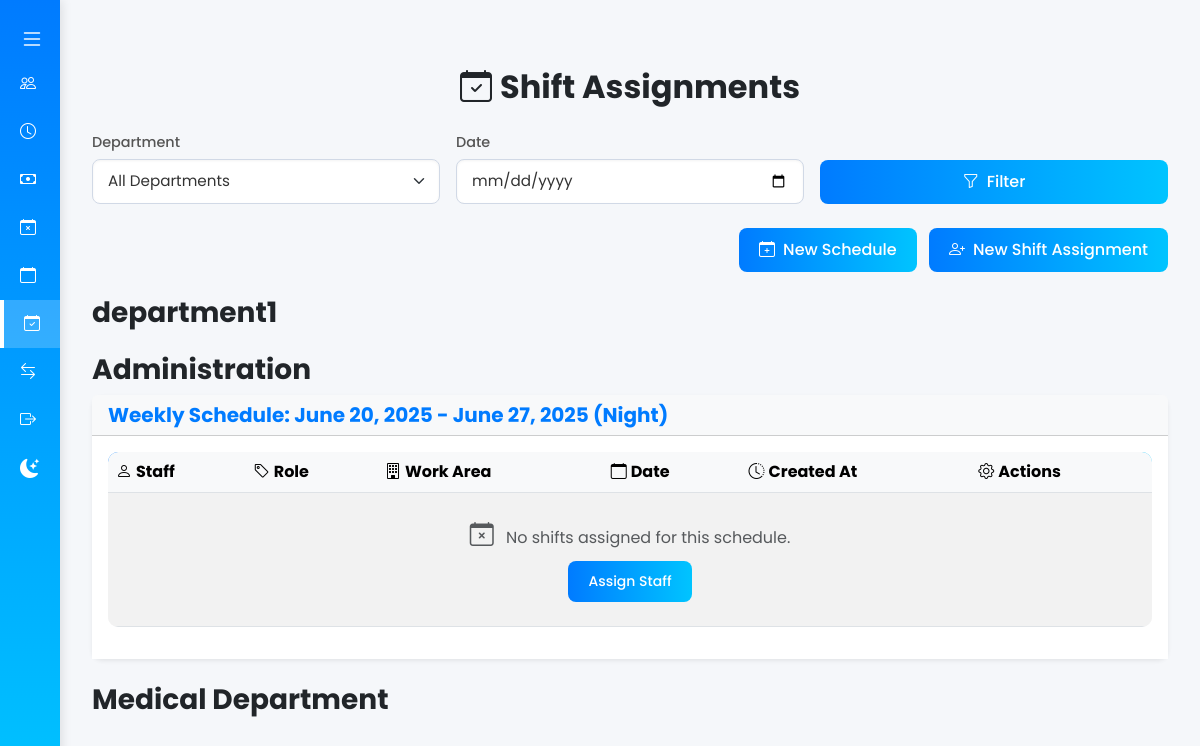
/hr/shifts/ (signed in), run on an earlier commit of the app's database.
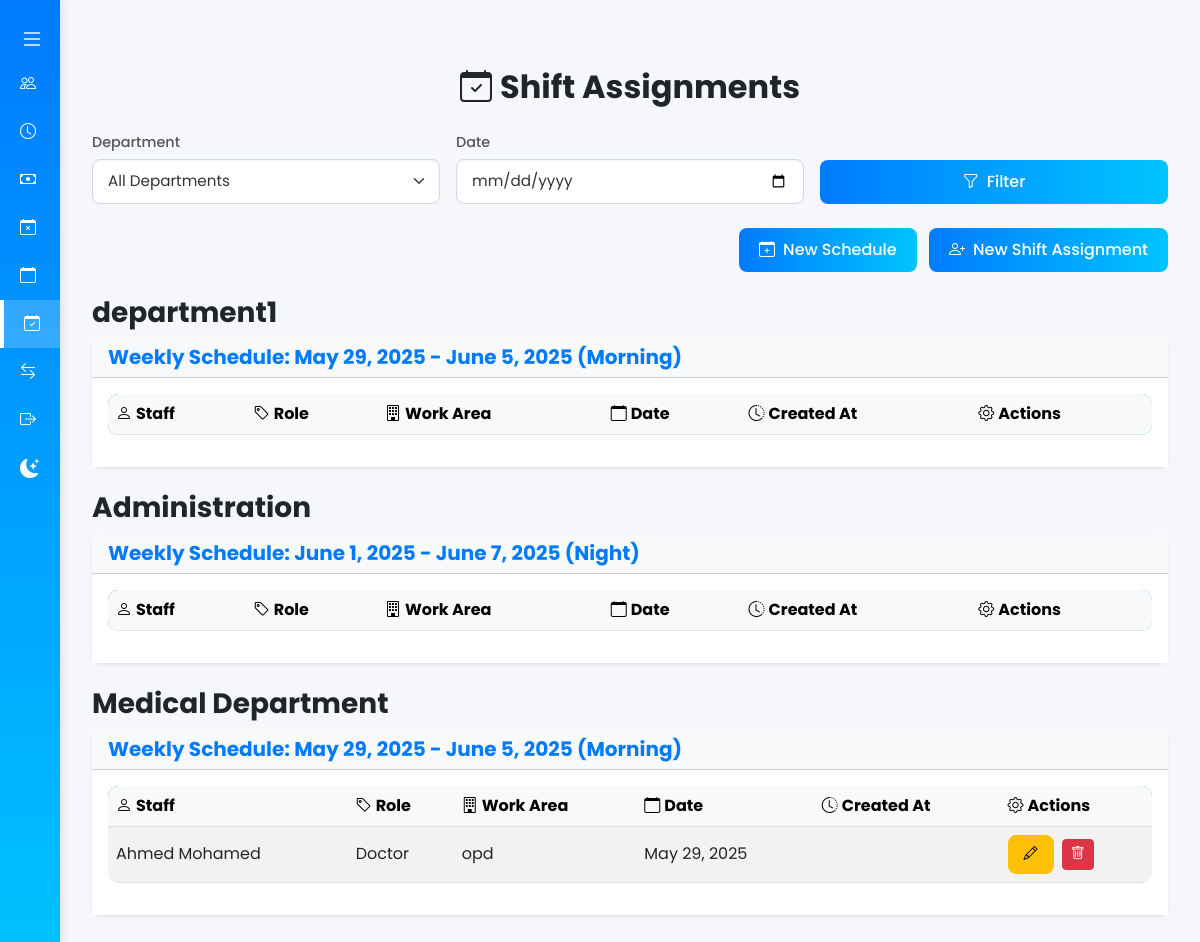
And on a later commit of the database.
### manager/models.py (models this page shows, shortened)
class Department(MPTTModel):
    TYPE_CHOICES = [
        ('unit', 'Unit'),
        ('department', 'Department'),
        ('administration', 'Administration'),
        ('medical', 'Medical Department'),
        ('emergency', 'Emergency'),
        ('surgical', 'Surgical Operations'),
    ]
    name = models.CharField(max_length=100, unique=True)
    parent = TreeForeignKey(
        'self', on_delete=models.CASCADE, null=True, blank=True, related_name='children'
    )
    department_type = models.CharField(max_length=20, choices=TYPE_CHOICES, default='department')
    hospital = models.ForeignKey('superadmin.Hospital', on_delete=models.CASCADE, related_name='departments')
    description = models.TextField(blank=True, null=True)
    is_active = models.BooleanField(default=True)
    class MPTTMeta:
        order_insertion_by = ['name']

### hr/models.py (models this page shows, shortened)
class Schedule(models.Model):
    SCHEDULE_TYPE_CHOICES = (
        ('weekly', 'Weekly'),
        ('monthly', 'Monthly'),
    )
    department = models.ForeignKey(Department, on_delete=models.CASCADE)
    start_date = models.DateField()
    end_date = models.DateField()
    schedule_type = models.CharField(max_length=20, choices=SCHEDULE_TYPE_CHOICES, default='weekly')
    per_patient_time = models.DurationField(null=True, blank=True)
    shift_period = models.CharField(max_length=20, choices=[('morning', 'Morning'), ('night', 'Night')], blank=True)
    created_by = models.ForeignKey(CustomUser, on_delete=models.SET_NULL, null=True, related_name='created_schedules')
    created_at = models.DateTimeField(default=timezone.now)

class ShiftAssignment(models.Model):
    schedule = models.ForeignKey(Schedule, on_delete=models.CASCADE, related_name='shift_assignments')
    staff = models.ForeignKey(
        CustomUser,
        on_delete=models.CASCADE,
        related_name='shift_assignments',
        limit_choices_to={'role__in': ['doctor', 'nurse', 'pharmacist']},
    )
    work_area = models.ForeignKey(WorkArea, on_delete=models.CASCADE)
    shift_type = models.ForeignKey(ShiftType, on_delete=models.CASCADE)
    date = models.DateField()
    notes = models.TextField(blank=True, null=True)

class CustomUser(AbstractUser):
    ROLE_CHOICES = [
        ('super_admin', 'Super Admin'),
        ('doctor', 'Doctor'),
        ('nurse', 'Nurse'),
        ('receptionist', 'Receptionist'),
        ('pharmacist', 'Pharmacist'),
        ('hospital_manager', 'Hospital manager'),
        ('hr', 'Human Resources'),
    ]
    EMPLOYMENT_STATUS_CHOICES = [
        ('active', 'Active'),
        ('suspended', 'Suspended'),
        ('leave', 'Leave'),
    ]
    CONTRACT_TYPE_CHOICES = [
        ('permanent', 'Permanent'),
        ('temporary', 'Temporary'),
        ('contract', 'Contract'),
    ]
    PRACTITIONER_CLASSIFICATION_CHOICES = [
        ('consultant', 'Consultant'),
        ('specialist', 'Specialist'),
        ('second_specialist', 'Second Specialist'),
        ('senior_physician', 'Senior Physician'),
        ('second_physician', 'Second Physician'),
        ('third_physician', 'Third Physician'),
    ]
    ATTENDANCE_METHOD_CHOICES = [
        ('fingerprint', 'Fingerprint'),
        ('facial_print', 'Facial Print'),
        ('login_logout', 'Log In and Log Out'),
        ('kpi', 'KPI-Based'),
    ]
    departments = models.ManyToManyField('manager.Department', blank=True, related_name='users', null=True)
    role = models.CharField(max_length=20, choices=ROLE_CHOICES, default='hospital_manager')
    hospital = models.ForeignKey(
        'superadmin.Hospital',
        on_delete=models.SET_NULL,
        null=True,
        blank=True,
        default=None
    )
    hire_date = models.DateField(null=True, blank=True)
    salary_base = models.DecimalField(max_digits=10, decimal_places=2, default=0.00)
    national_id = models.CharField(max_length=20, unique=True, null=True, blank=True, db_index=True)
    is_active = models.BooleanField(default=True)
    full_name = models.CharField(max_length=200, blank=True)
    job_number = models.CharField(max_length=20, unique=True, blank=True, null=True, db_index=True)
    id_passport_number = models.CharField(max_length=50, blank=True, null=True)
    specialty = models.CharField(max_length=100, blank=True, null=True)
    practitioner_classification = models.CharField(
        max_length=50,
        choices=PRACTITIONER_CLASSIFICATION_CHOICES,
        blank=True,
        null=True,
    )
    contract_type = models.CharField(
        max_length=20,
        choices=CONTRACT_TYPE_CHOICES,
        blank=True,
        null=True,
    )
    benefits = models.DecimalField(max_digits=10, decimal_places=2, default=0.00)
    allowances = models.DecimalField(max_digits=10, decimal_places=2, default=0.00)
    phone_number = models.CharField(max_length=20, blank=True, null=True)
    email = models.EmailField(blank=True, null=True)
    address = models.TextField(blank=True, null=True)
    employment_status = models.CharField(
        max_length=20,
        choices=EMPLOYMENT_STATUS_CHOICES,
        default='active',
    )
    health_certificate = models.FileField(
        upload_to='health_certificates/',
        blank=True,
        null=True,
    )
    attendance_method = models.CharField(
        max_length=20,
        choices=ATTENDANCE_METHOD_CHOICES,
        blank=True,
        null=True,
        help_text="Individual attendance method; defaults to system setting if blank."
    )
    class Meta:
        indexes = [
            models.Index(fields=['hospital', 'role']),
        ]

class WorkArea(models.Model):
    WORK_AREAS = [
        ('ipd', 'Inpatient Department (IPD)'),
        ('opd', 'Outpatient Clinic (OPD)'),
        ('er', 'Emergency Clinic (ER)'),
        ('ot', 'Operating Theatre (OT)'),
        ('icu', 'Intensive Care Unit'),
        ('ward', 'Ward'),
    ]
    name = models.CharField(max_length=50, choices=WORK_AREAS)
    department = models.ForeignKey('manager.Department', on_delete=models.CASCADE, related_name='work_areas')

### hr/views.py (the view)
# urls.py: path('shifts/', ShiftAssignmentListView.as_view(), name='shift_assignment_list'),
class ShiftAssignmentListView(LoginRequiredMixin, ListView):
    model = ShiftAssignment
    template_name = 'shifts/shift_assignment_list.html'
    context_object_name = 'shift_assignments'
    def get_queryset(self):
        queryset = ShiftAssignment.objects.filter(schedule__department__hospital=self.request.user.hospital)
        if self.request.user.role != 'hr':
            queryset = queryset.filter(staff=self.request.user)
        department_id = self.request.GET.get('department')
        date_filter = self.request.GET.get('date')
        if department_id:
            queryset = queryset.filter(schedule__department_id=department_id)
        if date_filter:
            queryset = queryset.filter(date=date_filter)
        return queryset.order_by('date')
    def get_context_data(self, **kwargs):
        context = super().get_context_data(**kwargs)
        context['schedules'] = Schedule.objects.filter(department__hospital=self.request.user.hospital)
        context['departments'] = Department.objects.filter(hospital=self.request.user.hospital)
        return context

### templates/shifts/shift_assignment_list.html (shortened to what this page needs)
{% extends "base.html" %}
{% block content %}
<div class="container my-5">
    <h2 class="mb-4 text-center fw-bold text-dark">
        <i class="bi bi-calendar-check me-2" aria-hidden="true"></i>Shift Assignments
    </h2>
    <form id="filter-form" method="get">
        <div class="row g-3 mb-4">
            <div class="col-md-4">
                <label for="department-filter" class="form-label fw-medium">Department</label>
                <select name="department" id="department-filter" class="form-select">
                    <option value="">All Departments</option>
                </select>
            </div>
            <div class="col-md-4">
                <label for="date-filter" class="form-label fw-medium">Date</label>
                <input type="date" name="date" id="date-filter" class="form-control" value="{{ request.GET.date }}">
            </div>
            <div class="col-md-4 align-self-end">
                <button type="submit" class="btn btn-primary w-100">
                    <i class="bi bi-funnel me-2" aria-hidden="true"></i>Filter
                </button>
            </div>
        </div>
    </form>
    {% if user.role == 'hr' %}
    <div class="text-end mb-4">
        <a href="{% url 'hr:schedule_create' %}" class="btn btn-primary me-2">
            <i class="bi bi-calendar-plus me-2" aria-hidden="true"></i>New Schedule
        </a>
        <a href="{% url 'hr:shift_assignment_create' %}" class="btn btn-primary">
            <i class="bi bi-person-plus me-2" aria-hidden="true"></i>New Shift Assignment
        </a>
    </div>
    {% endif %}
    {% for department in departments %}
    <h3 class="mt-4 fw-bold text-dark">{{ department.name }}</h3>
    {% for schedule in schedules %}
    {% if schedule.department == department %}
    <div class="card mb-4 shadow-sm">
        <div class="card-header bg-light">
            <h5 class="mb-0 fw-bold">{{ schedule.schedule_type|title }} Schedule: {{ schedule.start_date }} - {{ schedule.end_date }} ({{ schedule.shift_period|title }})</h5>
        </div>
        <div class="card-body">
            <div class="table-responsive">
                <table class="table table-striped table-hover align-middle">
                    <thead class="table-light sticky-header">
                        <tr>
                            <th scope="col"><i class="bi bi-person me-1" aria-hidden="true"></i>Staff</th>
                            <th scope="col"><i class="bi bi-tag me-1" aria-hidden="true"></i>Role</th>
                            <th scope="col"><i class="bi bi-building me-1" aria-hidden="true"></i>Work Area</th>
                            <th scope="col"><i class="bi bi-calendar me-1" aria-hidden="true"></i>Date</th>
                            {% if user.role == 'hr' %}
                            <th scope="col"><i class="bi bi-clock-history me-1" aria-hidden="true"></i>Created At</th>
                            {% endif %}
                            <th scope="col"><i class="bi bi-gear me-1" aria-hidden="true"></i>Actions</th>
                        </tr>
                    </thead>
                    <tbody>
                        {% for shift in shift_assignments %}
                        {% if shift.schedule == schedule %}
                        <tr>
                            <td>{{ shift.staff.get_full_name|default:shift.staff.username }}</td>
                            <td>{{ shift.staff.get_role_display }}</td>
                            <td>{{ shift.work_area.name }}</td>
                            <td>{{ shift.date }}</td>
                            {% if user.role == 'hr' %}
                            <td>{{ shift.created_at|date:"Y-m-d H:i" }}</td>
                            {% endif %}
                            <td>
                                {% if user.role == 'hr' %}
                                <a href="{% url 'hr:shift_assignment_update' shift.pk %}" class="btn btn-sm btn-warning me-1" aria-label="Edit shift">
                                    <i class="bi bi-pencil"></i>
                                </a>
                                <a href="{% url 'hr:shift_assignment_delete' shift.pk %}" class="btn btn-sm btn-danger" aria-label="Delete shift">
                                    <i class="bi bi-trash"></i>
                                </a>
                                {% else %}
                                <a href="{% url 'hr:shift_swap_request_create' shift.pk %}" class="btn btn-sm btn-info" aria-label="Request shift swap">
                                    <i class="bi bi-arrow-left-right"></i>
                                </a>
                                {% endif %}
                            </td>
                        </tr>
                        {% endif %}
                        {% empty %}
                        <tr>
                            <td colspan="{% if user.role == 'hr' %}6{% else %}5{% endif %}" class="text-center text-muted py-4">
                                <i class="bi bi-calendar-x me-2" style="font-size: 1.5rem;"></i>
                                No shifts assigned for this schedule.
                                {% if user.role == 'hr' %}
                                <br><a href="{% url 'hr:shift_assignment_create' %}" class="btn btn-sm btn-primary mt-2">Assign Staff</a>
                                {% endif %}
                            </td>
                        </tr>
                        {% endfor %}
                    </tbody>
                </table>
            </div>
        </div>
    </div>
    {% endif %}
    {% endfor %}
    {% endfor %}
</div>
{% endblock %}

What changed in the data, as far as the page shows it:
added Schedule: schedule_type "Weekly", start_date "May 29, 2025", end_date "June 5, 2025", shift_period "Morning", shown under Department "department1"
changed Schedule "Night": start_date "June 20, 2025" → "June 1, 2025"; end_date "June 27, 2025" → "June 7, 2025"; no longer shows "No shifts assigned for this schedule. Assign Staff"
added Schedule: schedule_type "Weekly", start_date "May 29, 2025", end_date "June 5, 2025", shift_period "Morning", shown under Department "Medical Department"
added ShiftAssignment: staff.get_full_name "Ahmed Mohamed", staff.role "Doctor", work_area.name "opd", date "May 29, 2025"
